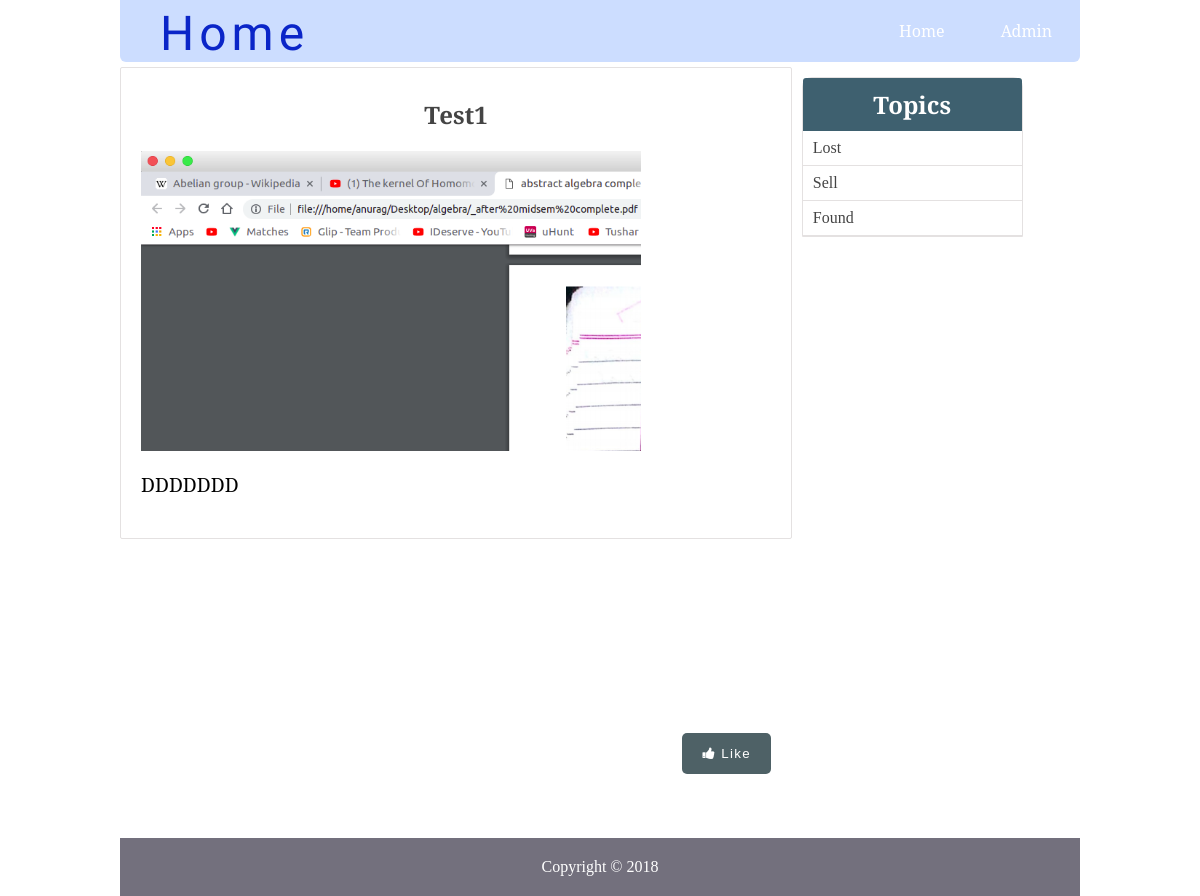
/single_post.php?post-slug=test1, run on the app's committed database.
### tables this page shows
CREATE TABLE `posts` (
  `id` int(11) NOT NULL,
  `user_id` int(11) DEFAULT NULL,
  `title` varchar(255) NOT NULL,
  `slug` varchar(255) NOT NULL,
  `views` int(11) NOT NULL DEFAULT '0',
  `likes` int(50) NOT NULL,
  `image` varchar(255) NOT NULL,
  `body` text NOT NULL,
  `published` tinyint(1) NOT NULL,
  `created_at` timestamp NOT NULL DEFAULT CURRENT_TIMESTAMP ON UPDATE CURRENT_TIMESTAMP,
  `updated_at` timestamp NOT NULL DEFAULT '0000-00-00 00:00:00'
);

CREATE TABLE `topics` (
  `id` int(11) NOT NULL,
  `name` varchar(255) NOT NULL,
  `slug` varchar(255) NOT NULL
);

### includes/public_functions.php (called while the page is built, shortened)
<?php
function getPostTopic($post_id){
	global $conn;
	$sql = "SELECT * FROM topics WHERE id=
			(SELECT topic_id FROM post_topic WHERE post_id=$post_id) LIMIT 1";
	$result = mysqli_query($conn, $sql);
	$topic = mysqli_fetch_assoc($result);
	return $topic;
}
function getPost($slug){
	global $conn;
	$post_slug = $_GET['post-slug'];
	$sql = "SELECT * FROM posts WHERE slug='$post_slug' AND published=true ORDER BY updated_at DESC";
	$result = mysqli_query($conn, $sql);
	$post = mysqli_fetch_assoc($result);
	if ($post) {
		$post['topic'] = getPostTopic($post['id']);
	}
	return $post;
}
function getAllTopics()
{
	global $conn;
	$sql = "SELECT * FROM topics";
	$result = mysqli_query($conn, $sql);
	$topics = mysqli_fetch_all($result, MYSQLI_ASSOC);
	return $topics;
}
?>

### single_post.php (the view, shortened to what this page needs)
<?php  include('config.php'); ?>
<link rel="stylesheet" href="https://cdnjs.cloudflare.com/ajax/libs/font-awesome/4.7.0/css/font-awesome.min.css">
<?php  include('includes/public_functions.php'); ?>
<?php
	if (isset($_GET['post-slug'])) {
		$post = getPost($_GET['post-slug']);
	}
	$topics = getAllTopics();
?>
<?php include('includes/head_section.php'); ?>
</head>
<body>
<div class="container">
	<?php include( ROOT_PATH . '/includes/navbar.php') ?>
	<div class="content" >
		<div class="post-wrapper">
			<div class="full-post-div">
			<?php if ($post['published'] == false): ?>
				<h2 class="post-title">Sorry... This post has not been published</h2>
			<?php else: ?>
				<h2 class="post-title"><?php echo $post['title']; ?></h2>
				<img width="500px" height="300px" src="<?php echo BASE_URL . '/static/images/' . $post['image']; ?>" class="post_image" alt="">
				<div class="post-body-div">
					<?php
								echo html_entity_decode($post['body']);
					 ?>
					 <button class="btn btn-primary" onclick="alert('You Liked The Post')" style="float:right;margin-top:215px"><i onclick="<?php
 								echo html_entity_decode($post['body']);
 					 ?>" class="fa fa-thumbs-up" ></i> Like</button>
				</div>
			<?php endif ?>
			</div>
		</div>
		<div class="post-sidebar">
			<div class="card">
				<div class="card-header">
					<h2>Topics</h2>
				</div>
				<div class="card-content">
					<?php foreach ($topics as $topic): ?>
						<a
							href="<?php echo BASE_URL . 'filtered_posts.php?topic=' . $topic['id'] ?>">
							<?php echo $topic['name']; ?>
						</a>
					<?php endforeach ?>
				</div>
			</div>
		</div>
	</div>
</div>
<?php include( ROOT_PATH . '/includes/footer.php'); ?>

### static/css/public_styling.css (style rules this page uses)
* { margin: 0px; padding: 0px; }
html { height: 100%; box-sizing: border-box; }
body { position: relative; margin: 0; padding-bottom: 6rem; min-height: 100%; }
h1, h2, h3, h4, h5, h6 { color: #444; font-family: 'Averia Serif Libre', cursive; }
a { text-decoration: none; }
.btn { color: white; background: #4E6166; text-align: center; border: none; border-radius: 5px; display: block; letter-spacing: .1em; margin: 10px 0px; padding: 13px 20px; text-decoration: none; }
.container { width: 80%; margin: 0px auto; }
.content { margin: 5px auto; border-radius: 5px; min-height: 400px; }
.content:after { content: ""; display: block; clear: both; }
.content .post-wrapper { width: 70%; float: left; min-height: 250px; }
.full-post-div { min-height: 300px; padding: 20px; border: 1px solid #e4e1e1; border-radius: 2px; }
.full-post-div h2.post-title { margin: 10px auto 20px; text-align: center; }
.post-body-div { font-family: 'Noto Serif', serif; font-size: 1.2em; }
.post-body-div p { margin:20px 0px; }
.post-sidebar { width: 24%; float: left; margin-left: 5px; min-height: 400px; }
.post-sidebar .card { width: 95%; margin: 10px auto; border: 1px solid #e4e1e1; border-radius: 10px 10px 0px 0px; }
.post-sidebar .card .card-header { padding: 10px; text-align: center; border-radius: 3px 3px 0px 0px; background: #3E606F; }
.post-sidebar .card .card-header h2 { color: white; }
.post-sidebar .card .card-content a { display: block; box-sizing: border-box; padding: 8px 10px; border-bottom: 1px solid #e4e1e1; color: #444; }

### data on the page
posts: title "Test1", image (picture), body "DDDDDDD"
topics: name "Lost"
topics: name "Sell"
topics: name "Found"
